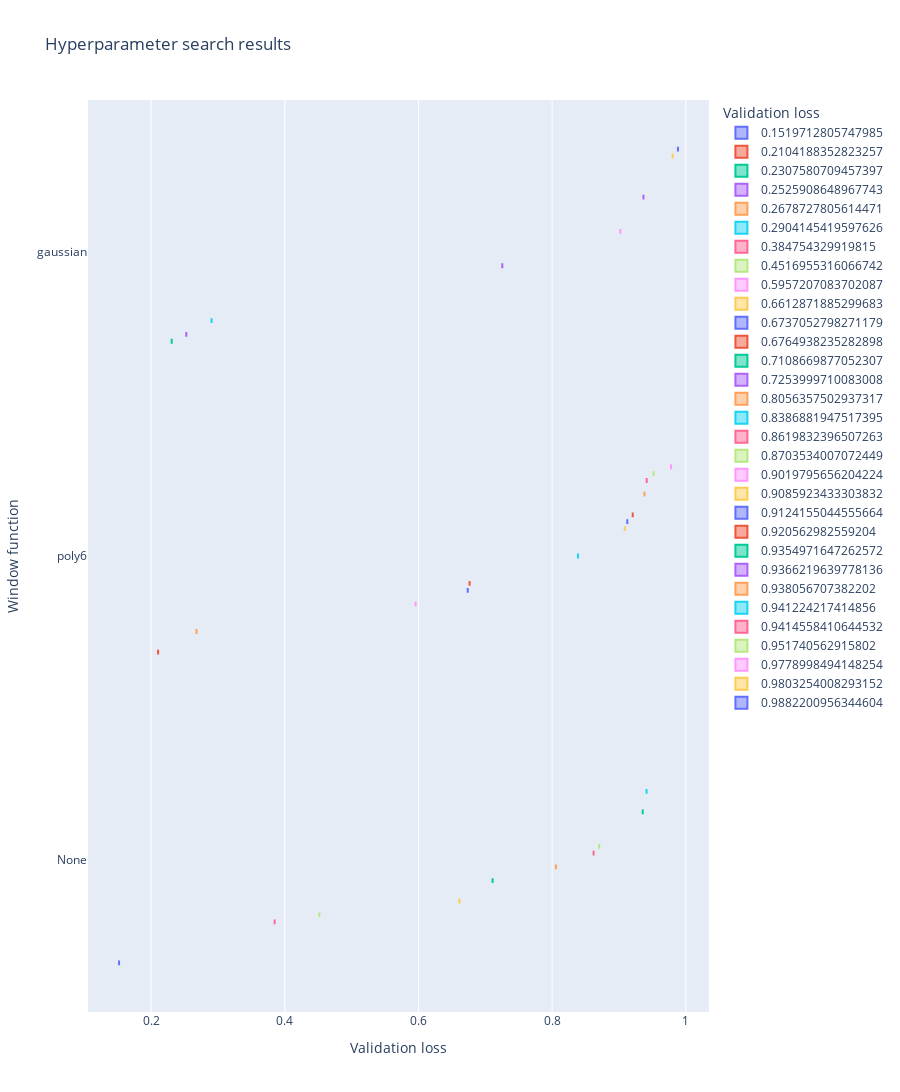

Notebook source saved alongside this figure:
### Markdown cell above
Todo: Perform stepwise regression to find which combination of parameters influence the validation loss most.

### Code cell
# Create boxplots
fig = px.box(
    df,
    x='val_loss',
    y='window_function',
    color='val_loss',
    title='Hyperparameter search results',
    labels={
        'val_loss': 'Validation loss',
        'window_function': 'Window function',
        'intermediate_activation_fn': 'Activation function',
        'align_corners': 'Align corners',
        'normalize': 'Normalize',
        'filter_extent': 'Filter extent',
        'radius_search_ignore_query_points': 'Ignore query points',
        'use_dense_layer_for_centers': 'Dense layer',
        'stopped_early': 'Stopped early'
    },
    height=1250,
)
fig.show()

### Figure 1 — Plotly figure (JSON) as saved in the notebook; plotly's stock layout.template omitted (floating-point values rounded to 4 significant figures)
{"data": [{"alignmentgroup": "True", "hovertemplate": "Validation loss=%{x}<br>Window function=%{y}<extra></extra>", "legendgroup": "0.1519712805747985", "marker": {"color": "#636efa"}, "name": "0.1519712805747985", "notched": false, "offsetgroup": "0.1519712805747985", "orientation": "h", "showlegend": true, "type": "box", "x": [0.152], "x0": " ", "xaxis": "x", "y": ["None"], "y0": " ", "yaxis": "y"}, {"alignmentgroup": "True", "hovertemplate": "Validation loss=%{x}<br>Window function=%{y}<extra></extra>", "legendgroup": "0.2104188352823257", "marker": {"color": "#EF553B"}, "name": "0.2104188352823257", "notched": false, "offsetgroup": "0.2104188352823257", "orientation": "h", "showlegend": true, "type": "box", "x": [0.2104], "x0": " ", "xaxis": "x", "y": ["poly6"], "y0": " ", "yaxis": "y"}, {"alignmentgroup": "True", "hovertemplate": "Validation loss=%{x}<br>Window function=%{y}<extra></extra>", "legendgroup": "0.2307580709457397", "marker": {"color": "#00cc96"}, "name": "0.2307580709457397", "notched": false, "offsetgroup": "0.2307580709457397", "orientation": "h", "showlegend": true, "type": "box", "x": [0.2308], "x0": " ", "xaxis": "x", "y": ["gaussian"], "y0": " ", "yaxis": "y"}, {"alignmentgroup": "True", "hovertemplate": "Validation loss=%{x}<br>Window function=%{y}<extra></extra>", "legendgroup": "0.2525908648967743", "marker": {"color": "#ab63fa"}, "name": "0.2525908648967743", "notched": false, "offsetgroup": "0.2525908648967743", "orientation": "h", "showlegend": true, "type": "box", "x": [0.2526], "x0": " ", "xaxis": "x", "y": ["gaussian"], "y0": " ", "yaxis": "y"}, {"alignmentgroup": "True", "hovertemplate": "Validation loss=%{x}<br>Window function=%{y}<extra></extra>", "legendgroup": "0.2678727805614471", "marker": {"color": "#FFA15A"}, "name": "0.2678727805614471", "notched": false, "offsetgroup": "0.2678727805614471", "orientation": "h", "showlegend": true, "type": "box", "x": [0.2679], "x0": " ", "xaxis": "x", "y": ["poly6"], "y0": " ", "yaxis": "y"}, {"alignmentgroup": "True", "hovertemplate": "Validation loss=%{x}<br>Window function=%{y}<extra></extra>", "legendgroup": "0.2904145419597626", "marker": {"color": "#19d3f3"}, "name": "0.2904145419597626", "notched": false, "offsetgroup": "0.2904145419597626", "orientation": "h", "showlegend": true, "type": "box", "x": [0.2904], "x0": " ", "xaxis": "x", "y": ["gaussian"], "y0": " ", "yaxis": "y"}, {"alignmentgroup": "True", "hovertemplate": "Validation loss=%{x}<br>Window function=%{y}<extra></extra>", "legendgroup": "0.384754329919815", "marker": {"color": "#FF6692"}, "name": "0.384754329919815", "notched": false, "offsetgroup": "0.384754329919815", "orientation": "h", "showlegend": true, "type": "box", "x": [0.3848], "x0": " ", "xaxis": "x", "y": ["None"], "y0": " ", "yaxis": "y"}, {"alignmentgroup": "True", "hovertemplate": "Validation loss=%{x}<br>Window function=%{y}<extra></extra>", "legendgroup": "0.4516955316066742", "marker": {"color": "#B6E880"}, "name": "0.4516955316066742", "notched": false, "offsetgroup": "0.4516955316066742", "orientation": "h", "showlegend": true, "type": "box", "x": [0.4517], "x0": " ", "xaxis": "x", "y": ["None"], "y0": " ", "yaxis": "y"}, {"alignmentgroup": "True", "hovertemplate": "Validation loss=%{x}<br>Window function=%{y}<extra></extra>", "legendgroup": "0.5957207083702087", "marker": {"color": "#FF97FF"}, "name": "0.5957207083702087", "notched": false, "offsetgroup": "0.5957207083702087", "orientation": "h", "showlegend": true, "type": "box", "x": [0.5957], "x0": " ", "xaxis": "x", "y": ["poly6"], "y0": " ", "yaxis": "y"}, {"alignmentgroup": "True", "hovertemplate": "Validation loss=%{x}<br>Window function=%{y}<extra></extra>", "legendgroup": "0.6612871885299683", "marker": {"color": "#FECB52"}, "name": "0.6612871885299683", "notched": false, "offsetgroup": "0.6612871885299683", "orientation": "h", "showlegend": true, "type": "box", "x": [0.6613], "x0": " ", "xaxis": "x", "y": ["None"], "y0": " ", "yaxis": "y"}, {"alignmentgroup": "True", "hovertemplate": "Validation loss=%{x}<br>Window function=%{y}<extra></extra>", "legendgroup": "0.6737052798271179", "marker": {"color": "#636efa"}, "name": "0.6737052798271179", "notched": false, "offsetgroup": "0.6737052798271179", "orientation": "h", "showlegend": true, "type": "box", "x": [0.6737], "x0": " ", "xaxis": "x", "y": ["poly6"], "y0": " ", "yaxis": "y"}, {"alignmentgroup": "True", "hovertemplate": "Validation loss=%{x}<br>Window function=%{y}<extra></extra>", "legendgroup": "0.6764938235282898", "marker": {"color": "#EF553B"}, "name": "0.6764938235282898", "notched": false, "offsetgroup": "0.6764938235282898", "orientation": "h", "showlegend": true, "type": "box", "x": [0.6765], "x0": " ", "xaxis": "x", "y": ["poly6"], "y0": " ", "yaxis": "y"}, {"alignmentgroup": "True", "hovertemplate": "Validation loss=%{x}<br>Window function=%{y}<extra></extra>", "legendgroup": "0.7108669877052307", "marker": {"color": "#00cc96"}, "name": "0.7108669877052307", "notched": false, "offsetgroup": "0.7108669877052307", "orientation": "h", "showlegend": true, "type": "box", "x": [0.7109], "x0": " ", "xaxis": "x", "y": ["None"], "y0": " ", "yaxis": "y"}, {"alignmentgroup": "True", "hovertemplate": "Validation loss=%{x}<br>Window function=%{y}<extra></extra>", "legendgroup": "0.7253999710083008", "marker": {"color": "#ab63fa"}, "name": "0.7253999710083008", "notched": false, "offsetgroup": "0.7253999710083008", "orientation": "h", "showlegend": true, "type": "box", "x": [0.7254], "x0": " ", "xaxis": "x", "y": ["gaussian"], "y0": " ", "yaxis": "y"}, {"alignmentgroup": "True", "hovertemplate": "Validation loss=%{x}<br>Window function=%{y}<extra></extra>", "legendgroup": "0.8056357502937317", "marker": {"color": "#FFA15A"}, "name": "0.8056357502937317", "notched": false, "offsetgroup": "0.8056357502937317", "orientation": "h", "showlegend": true, "type": "box", "x": [0.8056], "x0": " ", "xaxis": "x", "y": ["None"], "y0": " ", "yaxis": "y"}, {"alignmentgroup": "True", "hovertemplate": "Validation loss=%{x}<br>Window function=%{y}<extra></extra>", "legendgroup": "0.8386881947517395", "marker": {"color": "#19d3f3"}, "name": "0.8386881947517395", "notched": false, "offsetgroup": "0.8386881947517395", "orientation": "h", "showlegend": true, "type": "box", "x": [0.8387], "x0": " ", "xaxis": "x", "y": ["poly6"], "y0": " ", "yaxis": "y"}, {"alignmentgroup": "True", "hovertemplate": "Validation loss=%{x}<br>Window function=%{y}<extra></extra>", "legendgroup": "0.8619832396507263", "marker": {"color": "#FF6692"}, "name": "0.8619832396507263", "notched": false, "offsetgroup": "0.8619832396507263", "orientation": "h", "showlegend": true, "type": "box", "x": [0.862], "x0": " ", "xaxis": "x", "y": ["None"], "y0": " ", "yaxis": "y"}, {"alignmentgroup": "True", "hovertemplate": "Validation loss=%{x}<br>Window function=%{y}<extra></extra>", "legendgroup": "0.8703534007072449", "marker": {"color": "#B6E880"}, "name": "0.8703534007072449", "notched": false, "offsetgroup": "0.8703534007072449", "orientation": "h", "showlegend": true, "type": "box", "x": [0.8704], "x0": " ", "xaxis": "x", "y": ["None"], "y0": " ", "yaxis": "y"}, {"alignmentgroup": "True", "hovertemplate": "Validation loss=%{x}<br>Window function=%{y}<extra></extra>", "legendgroup": "0.9019795656204224", "marker": {"color": "#FF97FF"}, "name": "0.9019795656204224", "notched": false, "offsetgroup": "0.9019795656204224", "orientation": "h", "showlegend": true, "type": "box", "x": [0.902], "x0": " ", "xaxis": "x", "y": ["gaussian"], "y0": " ", "yaxis": "y"}, {"alignmentgroup": "True", "hovertemplate": "Validation loss=%{x}<br>Window function=%{y}<extra></extra>", "legendgroup": "0.9085923433303832", "marker": {"color": "#FECB52"}, "name": "0.9085923433303832", "notched": false, "offsetgroup": "0.9085923433303832", "orientation": "h", "showlegend": true, "type": "box", "x": [0.9086], "x0": " ", "xaxis": "x", "y": ["poly6"], "y0": " ", "yaxis": "y"}, {"alignmentgroup": "True", "hovertemplate": "Validation loss=%{x}<br>Window function=%{y}<extra></extra>", "legendgroup": "0.9124155044555664", "marker": {"color": "#636efa"}, "name": "0.9124155044555664", "notched": false, "offsetgroup": "0.9124155044555664", "orientation": "h", "showlegend": true, "type": "box", "x": [0.9124], "x0": " ", "xaxis": "x", "y": ["poly6"], "y0": " ", "yaxis": "y"}, {"alignmentgroup": "True", "hovertemplate": "Validation loss=%{x}<br>Window function=%{y}<extra></extra>", "legendgroup": "0.920562982559204", "marker": {"color": "#EF553B"}, "name": "0.920562982559204", "notched": false, "offsetgroup": "0.920562982559204", "orientation": "h", "showlegend": true, "type": "box", "x": [0.9206], "x0": " ", "xaxis": "x", "y": ["poly6"], "y0": " ", "yaxis": "y"}, {"alignmentgroup": "True", "hovertemplate": "Validation loss=%{x}<br>Window function=%{y}<extra></extra>", "legendgroup": "0.9354971647262572", "marker": {"color": "#00cc96"}, "name": "0.9354971647262572", "notched": false, "offsetgroup": "0.9354971647262572", "orientation": "h", "showlegend": true, "type": "box", "x": [0.9355], "x0": " ", "xaxis": "x", "y": ["None"], "y0": " ", "yaxis": "y"}, {"alignmentgroup": "True", "hovertemplate": "Validation loss=%{x}<br>Window function=%{y}<extra></extra>", "legendgroup": "0.9366219639778136", "marker": {"color": "#ab63fa"}, "name": "0.9366219639778136", "notched": false, "offsetgroup": "0.9366219639778136", "orientation": "h", "showlegend": true, "type": "box", "x": [0.9366], "x0": " ", "xaxis": "x", "y": ["gaussian"], "y0": " ", "yaxis": "y"}, {"alignmentgroup": "True", "hovertemplate": "Validation loss=%{x}<br>Window function=%{y}<extra></extra>", "legendgroup": "0.938056707382202", "marker": {"color": "#FFA15A"}, "name": "0.938056707382202", "notched": false, "offsetgroup": "0.938056707382202", "orientation": "h", "showlegend": true, "type": "box", "x": [0.9381], "x0": " ", "xaxis": "x", "y": ["poly6"], "y0": " ", "yaxis": "y"}, {"alignmentgroup": "True", "hovertemplate": "Validation loss=%{x}<br>Window function=%{y}<extra></extra>", "legendgroup": "0.941224217414856", "marker": {"color": "#19d3f3"}, "name": "0.941224217414856", "notched": false, "offsetgroup": "0.941224217414856", "orientation": "h", "showlegend": true, "type": "box", "x": [0.9412], "x0": " ", "xaxis": "x", "y": ["None"], "y0": " ", "yaxis": "y"}, {"alignmentgroup": "True", "hovertemplate": "Validation loss=%{x}<br>Window function=%{y}<extra></extra>", "legendgroup": "0.9414558410644532", "marker": {"color": "#FF6692"}, "name": "0.9414558410644532", "notched": false, "offsetgroup": "0.9414558410644532", "orientation": "h", "showlegend": true, "type": "box", "x": [0.9415], "x0": " ", "xaxis": "x", "y": ["poly6"], "y0": " ", "yaxis": "y"}, {"alignmentgroup": "True", "hovertemplate": "Validation loss=%{x}<br>Window function=%{y}<extra></extra>", "legendgroup": "0.951740562915802", "marker": {"color": "#B6E880"}, "name": "0.951740562915802", "notched": false, "offsetgroup": "0.951740562915802", "orientation": "h", "showlegend": true, "type": "box", "x": [0.9517], "x0": " ", "xaxis": "x", "y": ["poly6"], "y0": " ", "yaxis": "y"}, {"alignmentgroup": "True", "hovertemplate": "Validation loss=%{x}<br>Window function=%{y}<extra></extra>", "legendgroup": "0.9778998494148254", "marker": {"color": "#FF97FF"}, "name": "0.9778998494148254", "notched": false, "offsetgroup": "0.9778998494148254", "orientation": "h", "showlegend": true, "type": "box", "x": [0.9779], "x0": " ", "xaxis": "x", "y": ["poly6"], "y0": " ", "yaxis": "y"}, {"alignmentgroup": "True", "hovertemplate": "Validation loss=%{x}<br>Window function=%{y}<extra></extra>", "legendgroup": "0.9803254008293152", "marker": {"color": "#FECB52"}, "name": "0.9803254008293152", "notched": false, "offsetgroup": "0.9803254008293152", "orientation": "h", "showlegend": true, "type": "box", "x": [0.9803], "x0": " ", "xaxis": "x", "y": ["gaussian"], "y0": " ", "yaxis": "y"}, {"alignmentgroup": "True", "hovertemplate": "Validation loss=%{x}<br>Window function=%{y}<extra></extra>", "legendgroup": "0.9882200956344604", "marker": {"color": "#636efa"}, "name": "0.9882200956344604", "notched": false, "offsetgroup": "0.9882200956344604", "orientation": "h", "showlegend": true, "type": "box", "x": [0.9882], "x0": " ", "xaxis": "x", "y": ["gaussian"], "y0": " ", "yaxis": "y"}], "layout": {"boxmode": "group", "height": 1250, "legend": {"title": {"text": "Validation loss"}, "tracegroupgap": 0}, "title": {"text": "Hyperparameter search results"}, "xaxis": {"anchor": "y", "categoryarray": [0.152, 0.2104, 0.2308, 0.2526, 0.2679, 0.2904, 0.3848, 0.4517, 0.5957, 0.6613, 0.6737, 0.6765, 0.7109, 0.7254, 0.8056, 0.8387, 0.862, 0.8704, 0.902, 0.9086, 0.9124, 0.9206, 0.9355, 0.9366, 0.9381, 0.9412, 0.9415, 0.9517, 0.9779, 0.9803, 0.9882], "categoryorder": "array", "domain": [0, 1], "title": {"text": "Validation loss"}}, "yaxis": {"anchor": "x", "domain": [0, 1], "title": {"text": "Window function"}}}}
